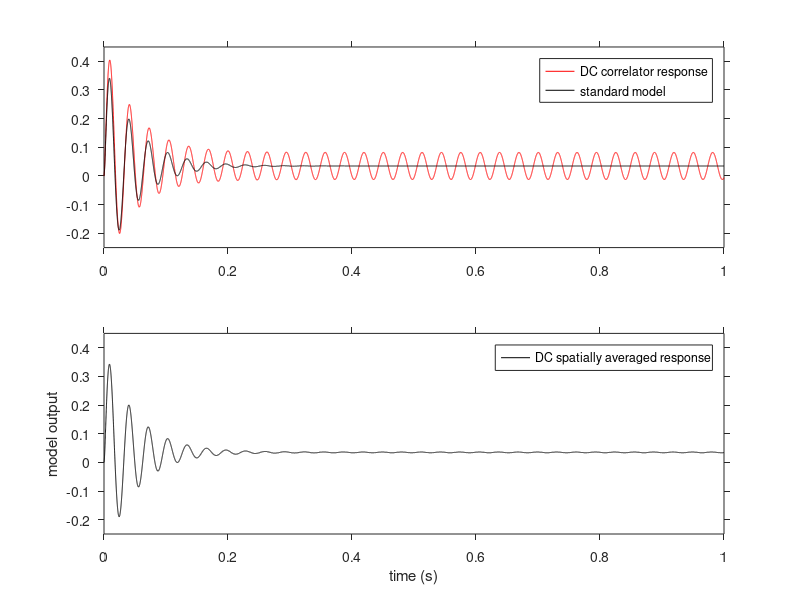

Recreate this plot in MATLAB.
function  sinewavedc
%Computes the correlation model output for a translating sinewave stimulus with addition of a constant luminance component. 

%set the value of the phase of the cosine wave
phi = 0;

%stimulus contrast
alpha = 0.8;

%spatial wavelength
omega = 0.05; %c/deg

t_start = 0;
t_end = 1; %s
dt = 0.05e-3; %s
t_vect = t_start:dt:t_end;

%grating translation speed
v = 640; %deg/s

%position of the first sampling station
x0 = 0;

lum_vect0 = alpha*cos(2*pi*(omega*x0-omega*v*t_vect+phi));

%distance to the second sampling station
dx = 2; %deg
x1 = x0+dx;
lum_vect1 = alpha*cos(2*pi*(omega*x1-omega*v*t_vect+phi));

%compute responses of the 1st order low-pass filters
tau_s = 50e-3; %50 ms
tau_f = 1e-3; %1 ms
lv0_s_num = lp_filt_fn(lum_vect0,dt,tau_s);
lv0_f_num = lp_filt_fn(lum_vect0,dt,tau_f);
lv1_s_num = lp_filt_fn(lum_vect1,dt,tau_s);
lv1_f_num = lp_filt_fn(lum_vect1,dt,tau_f);

%baseline luminance/contrast value
i_l = 0.1;

%half correlator responses
r_hc1 = (i_l + lv0_s_num).*(i_l + lv1_f_num);
r_hc2 = (i_l + lv1_s_num).*(i_l + lv0_f_num);

%full opponent response
r_hr = r_hc1 - r_hc2;

%compare with the standard correlation model response
r_hc1_std = lv0_s_num.*lv1_f_num;
r_hc2_std = lv1_s_num.*lv0_f_num;

%full opponent response
r_hr_std = r_hc1_std - r_hc2_std;


%steady-state initial time
t_ss = 0.5; 

%compute steady-state oscillation amplitude
sso_amp = max(r_hr(t_vect>=t_ss))-min(r_hr(t_vect>=t_ss));

%compute steady-state signal amplitude
sss_amp = mean(r_hr(t_vect>=t_ss));

%compute signal to noise ratio
snr_hr = sss_amp/sso_amp;

%setup an array of correlation detectors to check that the steady state
%response is again constant
r_hr_mean = zeros(size(t_vect));
r_hr_std_mean = zeros(size(t_vect));

n_corr = 72;
x_vect = (0:n_corr)*dx;
for i = 1:n_corr
    %contrast input for the two detectors
    lum_vect0 = alpha*cos(2*pi*(omega*x_vect(i)-omega*v*t_vect+phi));
    lum_vect1 = alpha*cos(2*pi*(omega*x_vect(i+1)-omega*v*t_vect+phi));
    
    %low pass filtering
    lv0_s_num = lp_filt_fn(lum_vect0,dt,tau_s);
    lv0_f_num = lp_filt_fn(lum_vect0,dt,tau_f);
    lv1_s_num = lp_filt_fn(lum_vect1,dt,tau_s);
    lv1_f_num = lp_filt_fn(lum_vect1,dt,tau_f);
    
    %add DC component and compute half-correlator responses
    r_hc1 = (i_l + lv0_s_num).*(i_l + lv1_f_num);
    r_hc2 = (i_l + lv1_s_num).*(i_l + lv0_f_num);
    
    %full opponent response
    r_hr = r_hc1 - r_hc2;
    
    %add to the mean vector
    r_hr_mean = r_hr_mean + r_hr;

    %Repeat for the standard correlation model
    r_hc1_std = lv0_s_num.*lv1_f_num;
    r_hc2_std = lv1_s_num.*lv0_f_num;
    
    %full opponent response
    r_hr_std = r_hc1_std - r_hc2_std;

    %add to the mean vector
    r_hr_std_mean = r_hr_std_mean + r_hr_std;

end

%compute average
r_hr_mean = r_hr_mean/n_corr;
r_hr_std_mean = r_hr_std_mean/n_corr;

sso_amp_mean = max(r_hr_mean(t_vect>=t_ss))-min(r_hr_mean(t_vect>=t_ss));

%compute the decrease in oscillation amplitude caused by averaging relative
%to baseline
disp(['baseline oscillation amplitude: ' num2str(sso_amp) ', after spatial averaging: ' num2str(sso_amp_mean) ', ratio: ' num2str(sso_amp_mean/sso_amp)]);

%compute a signal to noise ratio, defined as the mean response of the
%detector divided by the oscillation amplitude
sss_amp_mean = mean(r_hr_mean(t_vect>=t_ss));
snr_hr_mean = sss_amp_mean/sso_amp_mean;

disp(['single correlator signal to noise ratio: ' num2str(snr_hr) 'snr after spatial averaging: ' num2str(snr_hr_mean)]);

h_f = figure; 
ha1 = subplot(2,1,1);
hp1 = plot(t_vect,r_hr,'r');
hold on;
hp2 = plot(t_vect, r_hr_std,'k');
legend([hp1 hp2],{'DC correlator response', 'standard model'});
set(ha1,'TickDir','out');
set(ha1,'XLim',[0 1],'YLim',[-0.25 0.45]);

ha2 = subplot(2,1,2);
hp3 = plot(t_vect,r_hr_mean,'k');
legend([hp3],{'DC spatially averaged response'});
%hold on;
%hp4 = plot(t_vect,r_hr_std_mean);
%legend([hp3 hp4],{'DC spatially averaged response', 'standard model spatially averaged'});
set(ha2,'TickDir','out');
xlabel('time (s)');
ylabel('model output');
set(ha2,'XLim',[0 1],'YLim',[-0.25 0.45]);

%print(h_f,'figures/dc_component.eps','-depsc');

end

function lp_vect = lp_filt_fn(lum_vect,dt, tau_lp)
% Numerical implementation of first order low-pass filter for correlator models
%
% Usage:   vect = lp1filt_fn(lum_vec,dt,tau)
%
% where lum_vect is to be filtered,
% tau_lp is the time constant in s,
% dt is time step in s. 

if ( nargin ~= 3 )
    disp('Unexpected number of inputs. Aborting...');
    return;
end

% Model parameters

if ( isempty(tau_lp) )
    %time constants of 1st order low pass (ms)
    tau_lp = 20e-3; %s
end

if ( isempty(dt) )
    dt = 0.05e-3; %s
end

%setup constants for backward euler
lp_const1 =  dt/(tau_lp + dt);
lp_const2 = 1 - lp_const1;

lp_vect = zeros(size(lum_vect));

%initial condition 
lp_vect(1) = lum_vect(1);

%marching algorithm
for i = 2:length(lum_vect)
    lp_vect(i) = lp_const1*lum_vect(i)+lp_const2*lp_vect(i-1);
end
end
